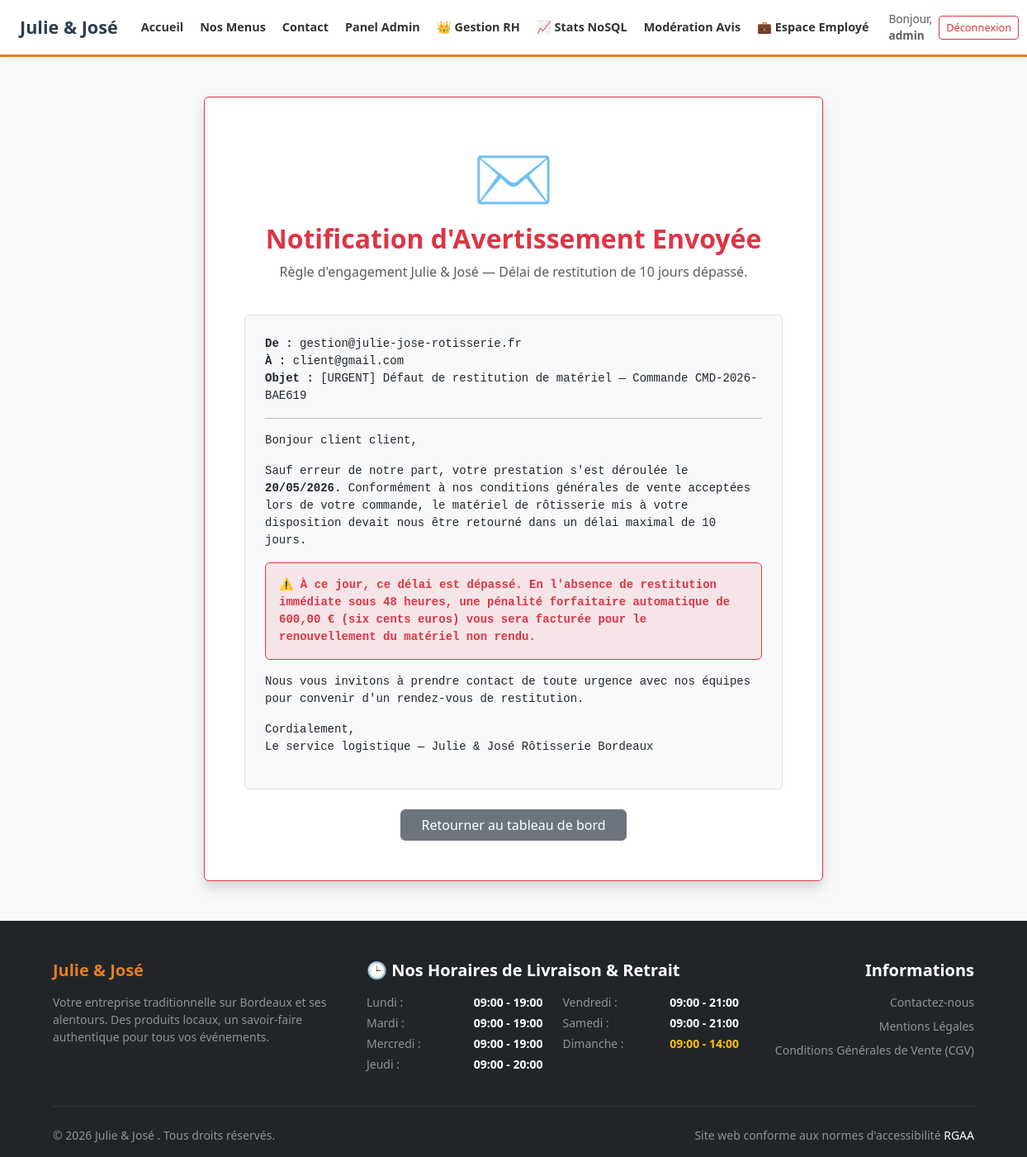
The app's page /send_penalty_email.php?id=CMD-2026-BAE619 (signed in) with its own data.
### tables this page shows
CREATE TABLE `commande` (
  `numero_commande` varchar(50) NOT NULL,
  `date_commande` date NOT NULL,
  `date_prestation` date NOT NULL,
  `heure_livraison` varchar(50) DEFAULT NULL,
  `prix_menu` double DEFAULT NULL,
  `nombre_personne` int(11) DEFAULT NULL,
  `prix_livraison` double DEFAULT NULL,
  `statut` varchar(50) DEFAULT NULL,
  `pret_materiel` tinyint(1) DEFAULT 0,
  `restitution_materiel` tinyint(1) DEFAULT 0,
  `utilisateur_id` int(11) NOT NULL,
  `menu_id` int(11) NOT NULL
);

CREATE TABLE `utilisateur` (
  `utilisateur_id` int(11) NOT NULL,
  `email` varchar(50) NOT NULL,
  `password` varchar(255) NOT NULL,
  `prenom` varchar(50) NOT NULL,
  `nom` varchar(50) NOT NULL,
  `telephone` varchar(50) DEFAULT NULL,
  `ville` varchar(50) DEFAULT NULL,
  `pays` varchar(50) DEFAULT NULL,
  `adresse_postale` varchar(50) DEFAULT NULL,
  `role_id` int(11) NOT NULL
);

### public/send_penalty_email.php (the view, shortened to what this page needs)
<?php
require_once __DIR__ . '/../includes/header.php';
require_once __DIR__ . '/../includes/db_connect.php';
$numero_commande = isset($_GET['id']) ? trim($_GET['id']) : '';
$query = "SELECT c.*, u.nom, u.prenom, u.email
          FROM commande c
          JOIN utilisateur u ON c.utilisateur_id = u.utilisateur_id
          WHERE c.numero_commande = ?";
$stmt = $pdo->prepare($query);
$stmt->execute([$numero_commande]);
$cmd = $stmt->fetch();
?>
<div class="container py-5">
    <div class="card shadow border-danger p-5 mx-auto" style="max-width: 750px;">
        <div class="text-center mb-4">
            <span class="display-1 text-danger">✉️</span>
            <h2 class="fw-bold text-danger mt-2">Notification d'Avertissement Envoyée</h2>
            <p class="text-muted">Règle d'engagement Julie & José — Délai de restitution de 10 jours dépassé.</p>
        </div>
        <div class="bg-light p-4 rounded border font-monospace text-dark small mb-4">
            <strong>De :</strong> gestion@julie-jose-rotisserie.fr<br>
            <strong>À :</strong> <?= htmlspecialchars($cmd['email']) ?><br>
            <strong>Objet :</strong> [URGENT] Défaut de restitution de matériel — Commande <?= htmlspecialchars($cmd['numero_commande']) ?><br>
            <hr>
            <p>Bonjour <?= htmlspecialchars($cmd['prenom'] . ' ' . $cmd['nom']) ?>,</p>
            <p>Sauf erreur de notre part, votre prestation s'est déroulée le <strong><?= date('d/m/Y', strtotime($cmd['date_prestation'])) ?></strong>. Conformément à nos conditions générales de vente acceptées lors de votre commande, le matériel de rôtisserie mis à votre disposition devait nous être retourné dans un délai maximal de 10 jours.</p>
            <p class="bg-danger bg-opacity-10 p-3 text-danger border border-danger rounded fw-bold">
                ⚠️ À ce jour, ce délai est dépassé. En l'absence de restitution immédiate sous 48 heures, une pénalité forfaitaire automatique de 600,00 € (six cents euros) vous sera facturée pour le renouvellement du matériel non rendu.
            </p>
            <p>Nous vous invitons à prendre contact de toute urgence avec nos équipes pour convenir d'un rendez-vous de restitution.</p>
            <p>Cordialement,<br>Le service logistique — Julie & José Rôtisserie Bordeaux</p>
        </div>
        <div class="text-center">
            <a href="employe_dashboard.php" class="btn btn-secondary px-4">Retourner au tableau de bord</a>
        </div>
    </div>
</div>
<?php require_once __DIR__ . '/../includes/footer.php'; ?>

### assets/style.css (style rules this page uses)
:root { --main-orange: #FF7F50; --dark-orange: #E66A3D; --light-bg: #FFFFFF; }
body { background-color: var(--light-bg); color: #333; font-family: 'Segoe UI', sans-serif; }

### includes/header.php (style rules this page uses)
:root { --primary-orange: #E67E22; --dark-orange: #D35400; --light-bg: #F8F9FA; }
body { background-color: var(--light-bg); color: #333333; display: flex; flex-direction: column; min-height: 100vh; }

### records on screen
commande: utilisateur.email "client@gmail.com", numero_commande "CMD-2026-BAE619", utilisateur.nom "client client", date_prestation "20/05/2026"

### other values on screen
$_SESSION['prenom'] "admin"
